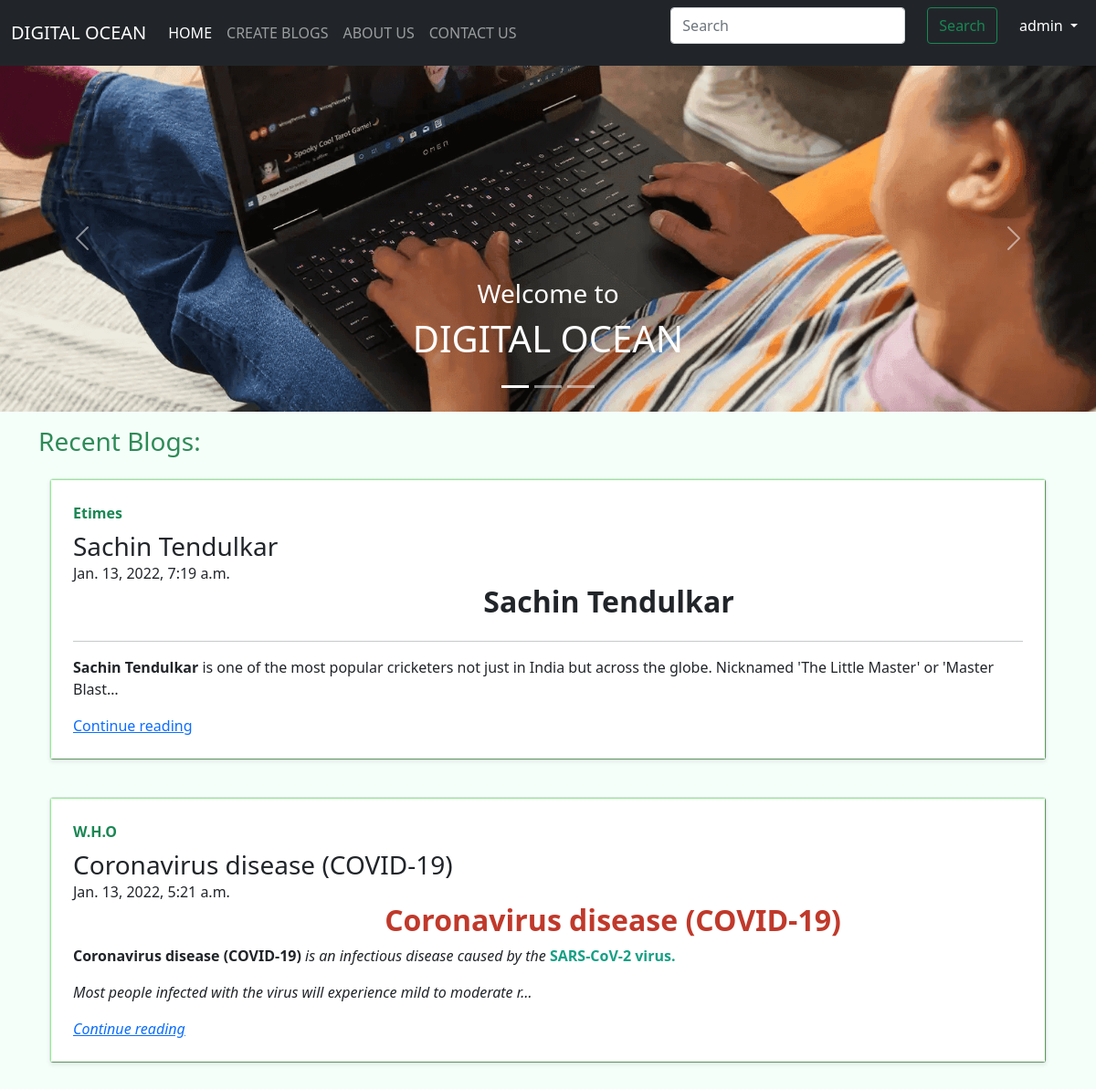
Page /blog/ (signed in) on the committed database.
### blog/models.py (models this page shows, shortened)
class Blogpost(models.Model):
    sno=models.AutoField(primary_key=True)
    title=models.CharField(max_length=200)
    content=RichTextField()
    author=models.CharField(max_length=50)
    slug=models.SlugField(unique=True)
    timeStamp=models.DateTimeField(auto_now=True)

### blog/views.py (the view)
# urls.py: path('',views.bloghome,name="BHOME"),
def bloghome(request):
    allposts=Blogpost.objects.order_by('-timeStamp')
    context={'posts':allposts}
    return render(request,'blog/bloghome.html',context)

### templates/blog/bloghome.html (shortened to what this page needs)
{% extends 'base.html' %}
{% block blogactive%}active{%endblock blogactive%}
{% load staticfiles %}
{%block body%}
{% load staticfiles %}
<body style="background-color:MintCream;">
      <div id="carouselExampleCaptions" class="carousel slide" data-bs-ride="carousel">
        <div class="carousel-indicators">
          <button type="button" data-bs-target="#carouselExampleCaptions" data-bs-slide-to="0" class="active" aria-current="true" aria-label="Slide 1"></button>
          <button type="button" data-bs-target="#carouselExampleCaptions" data-bs-slide-to="1" aria-label="Slide 2"></button>
          <button type="button" data-bs-target="#carouselExampleCaptions" data-bs-slide-to="2" aria-label="Slide 3"></button>
        </div>
        <div class="carousel-inner">
          <div class="carousel-item active">
            <img src="{% static 'b1.png' %}" class="d-block w-100" alt="...">
            <div class="carousel-caption d-none d-md-block">
              <h3>Welcome to </h3><h1><p style="color:white">DIGITAL OCEAN</p></h1>
            </div>
          </div>
        </div>
        <button class="carousel-control-prev" type="button" data-bs-target="#carouselExampleCaptions" data-bs-slide="prev">
          <span class="carousel-control-prev-icon" aria-hidden="true"></span>
        </button>
        <button class="carousel-control-next" type="button" data-bs-target="#carouselExampleCaptions" data-bs-slide="next">
          <span class="carousel-control-next-icon" aria-hidden="true"></span>
        </button>
      </div>
<div class="container my-3">
  <h3 style="color:SeaGreen">Recent Blogs:</h3>
{% for you in posts %}
{% load staticfiles %}
<div class="container">
  <div class="row mb-2" >
    <div class="col-md-12">
      <div class="row g-0 border rounded overflow-hidden flex-md-row mb-4 my-3 shadow-sm h-md-250 position-relative">
        <div class="col p-4 d-flex flex-column position-static">
          <strong class="d-inline-block mb-2 text-success">{{you.author}}</strong>
          <h3 class="mb-0">{{you.title}}</h3>
        {{you.timeStamp}}
          <p class="card-text mb-auto">{{you.content| truncatechars:500|safe}}</p>
          <a href="/blog/{{you.slug}}" class="stretched-link ">Continue reading</a>
        </div>
      </div>
      </div>
{% endfor %}
    </body>
      {%endblock body%}

### templates/base.html (shortened to what this page needs)
<html><head><title> {%block title%}{% endblock title%}|DIGITAL OCEAN</title></head>
<body><!doctype html>
    <html lang="en">
      <head>
        <link href="https://cdn.jsdelivr.net/npm/bootstrap@5.1.3/dist/css/bootstrap.min.css" rel="stylesheet">
      </head>
      <body>
      </body>
    </html>
    <nav class="navbar navbar-expand-lg navbar-dark bg-dark">
        <div class="container-fluid">
          <a class="navbar-brand" href="/blog">DIGITAL OCEAN</a>
          <div class="collapse navbar-collapse" id="navbarSupportedContent">
            <ul class="navbar-nav me-auto mb-2 mb-lg-0">
              <li class="nav-item">
                <a class="nav-link {% block blogactive%}{%endblock blogactive%}" href="/blog">HOME</a>
              </li>
              {% if user.is_authenticated  %}
              <li class="nav-item">
                <a class="nav-link {% block add%}{%endblock add%}" href="/addblog">CREATE BLOGS</a>
              </li>
              {% endif %}
              <li class="nav-item">
                <a class="nav-link {% block aboutactive%}{%endblock aboutactive%}" href="/aboutus">ABOUT US</a>
              </li>
              <li class="nav-item">
                <a class="nav-link {% block contactactive%}{%endblock contactactive%}" href="/contactus">CONTACT US</a>
              </li>
            </ul>
            <form method="get" action="/search" class="d-flex">
              <input class="form-control me-2" type="search" placeholder="Search" aria-label="Search" name="query" id='query'>
              <button class="btn btn-outline-success mx-3 " type="submit">Search</button>
  {% if user.is_authenticated %}
          <ul class="navbar-nav me-auto mb-2 mb-lg-0"><li class="nav-item dropdown">
            <a class="nav-link dropdown-toggle" href="#" id="navbarDropdown" role="button" data-bs-toggle="dropdown" aria-expanded="false" style="color:white">
              {{request.user}}
            </a>
          </li></ul>
  {% endif %}
            </form>
          </div>
        </div>
</nav>
{% block body %}
{% endblock body %}
            </body>
</html>

### templates/blog/bloghome.html (style rules this page uses)
.col { border: 1px outset LightGreen; background-color: white; }

### rows in the picture
Blogpost: author "Etimes", title "Sachin Tendulkar", timeStamp "Jan. 13, 2022, 7:19 a.m.", content "Sachin Tendulkar Sachin Tendulkar is one of the most popular cricketers not just in India but across the globe. Nicknamed 'The Little Master' or 'Master Blast…"
Blogpost: author "W.H.O", title "Coronavirus disease (COVID-19)", timeStamp "Jan. 13, 2022, 5:21 a.m.", content "Coronavirus disease (COVID-19) Coronavirus disease (COVID-19) is an infectious disease caused by the SARS-CoV-2 virus. Most people infected with the virus will experience mild to moderate r…"

### other values in the picture
{{ request.user }} "admin"
